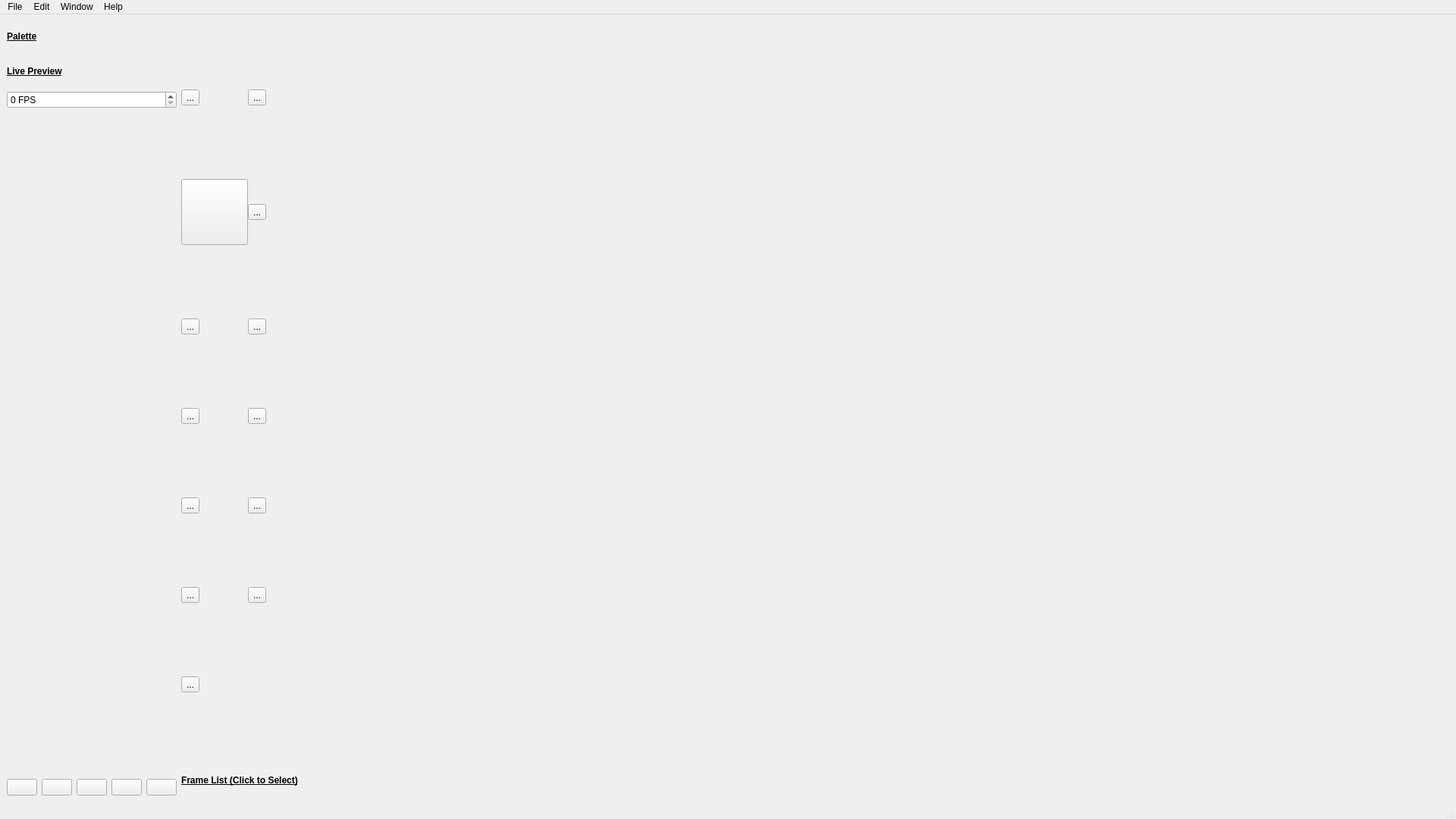
<?xml version="1.0" encoding="UTF-8"?>
<ui version="4.0">
 <class>MainWindow</class>
 <widget class="QMainWindow" name="MainWindow">
  <property name="geometry">
   <rect>
    <x>0</x>
    <y>0</y>
    <width>1920</width>
    <height>1080</height>
   </rect>
  </property>
  <property name="sizePolicy">
   <sizepolicy hsizetype="Fixed" vsizetype="Fixed">
    <horstretch>0</horstretch>
    <verstretch>0</verstretch>
   </sizepolicy>
  </property>
  <property name="minimumSize">
   <size>
    <width>1920</width>
    <height>1080</height>
   </size>
  </property>
  <property name="maximumSize">
   <size>
    <width>16777215</width>
    <height>16777215</height>
   </size>
  </property>
  <property name="windowTitle">
   <string>Sprite Editor</string>
  </property>
  <widget class="QWidget" name="centralwidget">
   <property name="minimumSize">
    <size>
     <width>360</width>
     <height>640</height>
    </size>
   </property>
   <property name="baseSize">
    <size>
     <width>1920</width>
     <height>1080</height>
    </size>
   </property>
   <property name="layoutDirection">
    <enum>Qt::LeftToRight</enum>
   </property>
   <layout class="QGridLayout" name="gridLayout">
    <item row="2" column="1" colspan="2">
     <layout class="QVBoxLayout" name="scrollLayout">
      <item>
       <widget class="QLabel" name="frameListLabel">
        <property name="maximumSize">
         <size>
          <width>16777215</width>
          <height>40</height>
         </size>
        </property>
        <property name="font">
         <font>
          <weight>75</weight>
          <bold>true</bold>
          <underline>true</underline>
         </font>
        </property>
        <property name="text">
         <string>Frame List (Click to Select)</string>
        </property>
       </widget>
      </item>
     </layout>
    </item>
    <item row="0" column="1" rowspan="2">
     <layout class="QGridLayout" name="toolButtonsLayout" rowstretch="0,0,0,0,0,0,0,0,0,0,0,0,0" columnstretch="0,0">
      <property name="sizeConstraint">
       <enum>QLayout::SetMinimumSize</enum>
      </property>
      <property name="rightMargin">
       <number>0</number>
      </property>
      <property name="horizontalSpacing">
       <number>0</number>
      </property>
      <property name="verticalSpacing">
       <number>7</number>
      </property>
      <item row="3" column="1">
       <widget class="QToolButton" name="yMirrorButton">
        <property name="sizePolicy">
         <sizepolicy hsizetype="Fixed" vsizetype="Fixed">
          <horstretch>0</horstretch>
          <verstretch>0</verstretch>
         </sizepolicy>
        </property>
        <property name="minimumSize">
         <size>
          <width>20</width>
          <height>20</height>
         </size>
        </property>
        <property name="toolTip">
         <string>Mirror Over Y-Axis:   'Y'</string>
        </property>
        <property name="text">
         <string>...</string>
        </property>
        <property name="icon">
         <iconset resource="Resources.qrc">
          <normaloff>:/Icons/button_icons/MirrorY.png</normaloff>:/Icons/button_icons/MirrorY.png</iconset>
        </property>
        <property name="iconSize">
         <size>
          <width>80</width>
          <height>80</height>
         </size>
        </property>
       </widget>
      </item>
      <item row="0" column="1">
       <widget class="QToolButton" name="eraserButton">
        <property name="sizePolicy">
         <sizepolicy hsizetype="Fixed" vsizetype="Fixed">
          <horstretch>0</horstretch>
          <verstretch>0</verstretch>
         </sizepolicy>
        </property>
        <property name="minimumSize">
         <size>
          <width>20</width>
          <height>20</height>
         </size>
        </property>
        <property name="toolTip">
         <string>Eraser Tool:   'E'</string>
        </property>
        <property name="text">
         <string>...</string>
        </property>
        <property name="icon">
         <iconset resource="Resources.qrc">
          <normaloff>:/Icons/button_icons/Eraser.png</normaloff>:/Icons/button_icons/Eraser.png</iconset>
        </property>
        <property name="iconSize">
         <size>
          <width>80</width>
          <height>80</height>
         </size>
        </property>
       </widget>
      </item>
      <item row="1" column="1">
       <widget class="QToolButton" name="increaseBrushButton">
        <property name="sizePolicy">
         <sizepolicy hsizetype="Fixed" vsizetype="Fixed">
          <horstretch>0</horstretch>
          <verstretch>0</verstretch>
         </sizepolicy>
        </property>
        <property name="minimumSize">
         <size>
          <width>20</width>
          <height>20</height>
         </size>
        </property>
        <property name="toolTip">
         <string>Increase Brush Size:   '+'</string>
        </property>
        <property name="text">
         <string>...</string>
        </property>
        <property name="icon">
         <iconset resource="Resources.qrc">
          <normaloff>:/Icons/button_icons/BrushSizeUp.png</normaloff>:/Icons/button_icons/BrushSizeUp.png</iconset>
        </property>
        <property name="iconSize">
         <size>
          <width>80</width>
          <height>80</height>
         </size>
        </property>
       </widget>
      </item>
      <item row="4" column="1">
       <widget class="QToolButton" name="rightRotateButton">
        <property name="sizePolicy">
         <sizepolicy hsizetype="Fixed" vsizetype="Fixed">
          <horstretch>0</horstretch>
          <verstretch>0</verstretch>
         </sizepolicy>
        </property>
        <property name="minimumSize">
         <size>
          <width>20</width>
          <height>20</height>
         </size>
        </property>
        <property name="toolTip">
         <string>Rotate Right:   ']'</string>
        </property>
        <property name="text">
         <string>...</string>
        </property>
        <property name="icon">
         <iconset resource="Resources.qrc">
          <normaloff>:/Icons/button_icons/Right.png</normaloff>:/Icons/button_icons/Right.png</iconset>
        </property>
        <property name="iconSize">
         <size>
          <width>80</width>
          <height>80</height>
         </size>
        </property>
       </widget>
      </item>
      <item row="12" column="0">
       <widget class="QToolButton" name="undoButton">
        <property name="sizePolicy">
         <sizepolicy hsizetype="Fixed" vsizetype="Fixed">
          <horstretch>0</horstretch>
          <verstretch>0</verstretch>
         </sizepolicy>
        </property>
        <property name="minimumSize">
         <size>
          <width>20</width>
          <height>20</height>
         </size>
        </property>
        <property name="toolTip">
         <string>Undo:   'ctrl + Z'</string>
        </property>
        <property name="text">
         <string>...</string>
        </property>
        <property name="icon">
         <iconset resource="Resources.qrc">
          <normaloff>:/Icons/button_icons/Undo.png</normaloff>:/Icons/button_icons/Undo.png</iconset>
        </property>
        <property name="iconSize">
         <size>
          <width>80</width>
          <height>80</height>
         </size>
        </property>
       </widget>
      </item>
      <item row="1" column="0">
       <widget class="QToolButton" name="decreaseBrushButton">
        <property name="sizePolicy">
         <sizepolicy hsizetype="Fixed" vsizetype="Fixed">
          <horstretch>0</horstretch>
          <verstretch>0</verstretch>
         </sizepolicy>
        </property>
        <property name="minimumSize">
         <size>
          <width>20</width>
          <height>20</height>
         </size>
        </property>
        <property name="toolTip">
         <string>Decrease se Brush Size:   '-'</string>
        </property>
        <property name="text">
         <string/>
        </property>
        <property name="icon">
         <iconset resource="Resources.qrc">
          <normaloff>:/Icons/button_icons/BrushSizeDown.png</normaloff>:/Icons/button_icons/BrushSizeDown.png</iconset>
        </property>
        <property name="iconSize">
         <size>
          <width>80</width>
          <height>80</height>
         </size>
        </property>
       </widget>
      </item>
      <item row="2" column="0">
       <widget class="QToolButton" name="fillButton">
        <property name="sizePolicy">
         <sizepolicy hsizetype="Fixed" vsizetype="Fixed">
          <horstretch>0</horstretch>
          <verstretch>0</verstretch>
         </sizepolicy>
        </property>
        <property name="minimumSize">
         <size>
          <width>20</width>
          <height>20</height>
         </size>
        </property>
        <property name="toolTip">
         <string>Fill Tool:   'F'
Global Fill   'Shift + L-Click'</string>
        </property>
        <property name="text">
         <string>...</string>
        </property>
        <property name="icon">
         <iconset resource="Resources.qrc">
          <normaloff>:/Icons/button_icons/Fill.png</normaloff>:/Icons/button_icons/Fill.png</iconset>
        </property>
        <property name="iconSize">
         <size>
          <width>80</width>
          <height>80</height>
         </size>
        </property>
       </widget>
      </item>
      <item row="2" column="1">
       <widget class="QToolButton" name="lineButton">
        <property name="sizePolicy">
         <sizepolicy hsizetype="Fixed" vsizetype="Fixed">
          <horstretch>0</horstretch>
          <verstretch>0</verstretch>
         </sizepolicy>
        </property>
        <property name="minimumSize">
         <size>
          <width>20</width>
          <height>20</height>
         </size>
        </property>
        <property name="toolTip">
         <string>Straight Line Tool:   'L'</string>
        </property>
        <property name="text">
         <string>...</string>
        </property>
        <property name="icon">
         <iconset resource="Resources.qrc">
          <normaloff>:/Icons/button_icons/StraightLine.png</normaloff>:/Icons/button_icons/StraightLine.png</iconset>
        </property>
        <property name="iconSize">
         <size>
          <width>80</width>
          <height>80</height>
         </size>
        </property>
       </widget>
      </item>
      <item row="3" column="0">
       <widget class="QToolButton" name="xMirrorButton">
        <property name="sizePolicy">
         <sizepolicy hsizetype="Fixed" vsizetype="Fixed">
          <horstretch>0</horstretch>
          <verstretch>0</verstretch>
         </sizepolicy>
        </property>
        <property name="minimumSize">
         <size>
          <width>20</width>
          <height>20</height>
         </size>
        </property>
        <property name="toolTip">
         <string>Mirror Over X-Axis:   'X'</string>
        </property>
        <property name="text">
         <string>...</string>
        </property>
        <property name="icon">
         <iconset resource="Resources.qrc">
          <normaloff>:/Icons/button_icons/MirrorX.png</normaloff>:/Icons/button_icons/MirrorX.png</iconset>
        </property>
        <property name="iconSize">
         <size>
          <width>80</width>
          <height>80</height>
         </size>
        </property>
       </widget>
      </item>
      <item row="5" column="1">
       <widget class="QToolButton" name="verticalFlipButton">
        <property name="sizePolicy">
         <sizepolicy hsizetype="Fixed" vsizetype="Fixed">
          <horstretch>0</horstretch>
          <verstretch>0</verstretch>
         </sizepolicy>
        </property>
        <property name="minimumSize">
         <size>
          <width>20</width>
          <height>20</height>
         </size>
        </property>
        <property name="toolTip">
         <string>Flip Vertically:   'V'</string>
        </property>
        <property name="text">
         <string>...</string>
        </property>
        <property name="icon">
         <iconset resource="Resources.qrc">
          <normaloff>:/Icons/button_icons/FipY.png</normaloff>:/Icons/button_icons/FipY.png</iconset>
        </property>
        <property name="iconSize">
         <size>
          <width>80</width>
          <height>80</height>
         </size>
        </property>
       </widget>
      </item>
      <item row="0" column="0">
       <widget class="QToolButton" name="pencilButton">
        <property name="sizePolicy">
         <sizepolicy hsizetype="Fixed" vsizetype="Fixed">
          <horstretch>0</horstretch>
          <verstretch>0</verstretch>
         </sizepolicy>
        </property>
        <property name="minimumSize">
         <size>
          <width>20</width>
          <height>20</height>
         </size>
        </property>
        <property name="toolTip">
         <string>Pencil Tool:   'P'</string>
        </property>
        <property name="text">
         <string>...</string>
        </property>
        <property name="icon">
         <iconset resource="Resources.qrc">
          <normaloff>:/Icons/button_icons/Pencil.png</normaloff>:/Icons/button_icons/Pencil.png</iconset>
        </property>
        <property name="iconSize">
         <size>
          <width>80</width>
          <height>80</height>
         </size>
        </property>
       </widget>
      </item>
      <item row="4" column="0">
       <widget class="QToolButton" name="leftRotateButton">
        <property name="sizePolicy">
         <sizepolicy hsizetype="Fixed" vsizetype="Fixed">
          <horstretch>0</horstretch>
          <verstretch>0</verstretch>
         </sizepolicy>
        </property>
        <property name="minimumSize">
         <size>
          <width>20</width>
          <height>20</height>
         </size>
        </property>
        <property name="toolTip">
         <string>Rotate Left:   '['</string>
        </property>
        <property name="text">
         <string>...</string>
        </property>
        <property name="icon">
         <iconset resource="Resources.qrc">
          <normaloff>:/Icons/button_icons/Left.png</normaloff>:/Icons/button_icons/Left.png</iconset>
        </property>
        <property name="iconSize">
         <size>
          <width>80</width>
          <height>80</height>
         </size>
        </property>
       </widget>
      </item>
      <item row="5" column="0">
       <widget class="QToolButton" name="horizontalFlipButton">
        <property name="sizePolicy">
         <sizepolicy hsizetype="Fixed" vsizetype="Fixed">
          <horstretch>0</horstretch>
          <verstretch>0</verstretch>
         </sizepolicy>
        </property>
        <property name="minimumSize">
         <size>
          <width>20</width>
          <height>20</height>
         </size>
        </property>
        <property name="toolTip">
         <string>Flip Horizontally:   'H'</string>
        </property>
        <property name="text">
         <string>...</string>
        </property>
        <property name="icon">
         <iconset resource="Resources.qrc">
          <normaloff>:/Icons/button_icons/FipX.png</normaloff>:/Icons/button_icons/FipX.png</iconset>
        </property>
        <property name="iconSize">
         <size>
          <width>80</width>
          <height>80</height>
         </size>
        </property>
       </widget>
      </item>
     </layout>
    </item>
    <item row="1" column="0" rowspan="2">
     <layout class="QVBoxLayout" name="animationLayout">
      <property name="sizeConstraint">
       <enum>QLayout::SetDefaultConstraint</enum>
      </property>
      <item>
       <widget class="QLabel" name="previewLabel">
        <property name="maximumSize">
         <size>
          <width>16777209</width>
          <height>40</height>
         </size>
        </property>
        <property name="baseSize">
         <size>
          <width>659</width>
          <height>50</height>
         </size>
        </property>
        <property name="font">
         <font>
          <weight>75</weight>
          <bold>true</bold>
          <underline>true</underline>
         </font>
        </property>
        <property name="text">
         <string>Live Preview</string>
        </property>
       </widget>
      </item>
      <item>
       <widget class="QSpinBox" name="fpsSpinBox">
        <property name="readOnly">
         <bool>false</bool>
        </property>
        <property name="keyboardTracking">
         <bool>false</bool>
        </property>
        <property name="suffix">
         <string> FPS</string>
        </property>
        <property name="minimum">
         <number>0</number>
        </property>
        <property name="maximum">
         <number>60</number>
        </property>
       </widget>
      </item>
      <item>
       <widget class="QLabel" name="animationPreviewLabel">
        <property name="text">
         <string/>
        </property>
       </widget>
      </item>
      <item>
       <layout class="QGridLayout" name="frameButtonLayout">
        <item row="0" column="3">
         <widget class="QPushButton" name="swapLeftButton">
          <property name="enabled">
           <bool>true</bool>
          </property>
          <property name="sizePolicy">
           <sizepolicy hsizetype="Fixed" vsizetype="Fixed">
            <horstretch>0</horstretch>
            <verstretch>0</verstretch>
           </sizepolicy>
          </property>
          <property name="toolTip">
           <string>Shift Frame Left</string>
          </property>
          <property name="text">
           <string/>
          </property>
          <property name="icon">
           <iconset resource="Resources.qrc">
            <normaloff>:/Icons/button_icons/SwapFrameLeft.png</normaloff>:/Icons/button_icons/SwapFrameLeft.png</iconset>
          </property>
          <property name="iconSize">
           <size>
            <width>80</width>
            <height>80</height>
           </size>
          </property>
         </widget>
        </item>
        <item row="0" column="2">
         <widget class="QPushButton" name="copyButton">
          <property name="sizePolicy">
           <sizepolicy hsizetype="Fixed" vsizetype="Fixed">
            <horstretch>0</horstretch>
            <verstretch>0</verstretch>
           </sizepolicy>
          </property>
          <property name="toolTip">
           <string>Copy Frame</string>
          </property>
          <property name="text">
           <string/>
          </property>
          <property name="icon">
           <iconset resource="Resources.qrc">
            <normaloff>:/Icons/button_icons/CopyFrame.png</normaloff>:/Icons/button_icons/CopyFrame.png</iconset>
          </property>
          <property name="iconSize">
           <size>
            <width>80</width>
            <height>80</height>
           </size>
          </property>
         </widget>
        </item>
        <item row="0" column="1">
         <widget class="QPushButton" name="deleteButton">
          <property name="enabled">
           <bool>true</bool>
          </property>
          <property name="sizePolicy">
           <sizepolicy hsizetype="Fixed" vsizetype="Fixed">
            <horstretch>0</horstretch>
            <verstretch>0</verstretch>
           </sizepolicy>
          </property>
          <property name="toolTip">
           <string>Delete Frame</string>
          </property>
          <property name="text">
           <string/>
          </property>
          <property name="icon">
           <iconset resource="Resources.qrc">
            <normaloff>:/Icons/button_icons/DeleteFrame.png</normaloff>:/Icons/button_icons/DeleteFrame.png</iconset>
          </property>
          <property name="iconSize">
           <size>
            <width>80</width>
            <height>80</height>
           </size>
          </property>
         </widget>
        </item>
        <item row="0" column="4">
         <widget class="QPushButton" name="swapRightButton">
          <property name="enabled">
           <bool>true</bool>
          </property>
          <property name="sizePolicy">
           <sizepolicy hsizetype="Fixed" vsizetype="Fixed">
            <horstretch>0</horstretch>
            <verstretch>0</verstretch>
           </sizepolicy>
          </property>
          <property name="toolTip">
           <string>Shift Frame Right</string>
          </property>
          <property name="text">
           <string/>
          </property>
          <property name="icon">
           <iconset resource="Resources.qrc">
            <normaloff>:/Icons/button_icons/SwapFrameRight.png</normaloff>:/Icons/button_icons/SwapFrameRight.png</iconset>
          </property>
          <property name="iconSize">
           <size>
            <width>80</width>
            <height>80</height>
           </size>
          </property>
         </widget>
        </item>
        <item row="0" column="0">
         <widget class="QPushButton" name="newFrameButton">
          <property name="sizePolicy">
           <sizepolicy hsizetype="Fixed" vsizetype="Fixed">
            <horstretch>0</horstretch>
            <verstretch>0</verstretch>
           </sizepolicy>
          </property>
          <property name="toolTip">
           <string>New Frame</string>
          </property>
          <property name="text">
           <string/>
          </property>
          <property name="icon">
           <iconset resource="Resources.qrc">
            <normaloff>:/Icons/button_icons/NewFrame.png</normaloff>:/Icons/button_icons/NewFrame.png</iconset>
          </property>
          <property name="iconSize">
           <size>
            <width>80</width>
            <height>80</height>
           </size>
          </property>
         </widget>
        </item>
       </layout>
      </item>
     </layout>
    </item>
    <item row="0" column="2" rowspan="2">
     <layout class="QGridLayout" name="workspaceLayout">
      <item row="0" column="0">
       <widget class="QLabel" name="workspaceLabel">
        <property name="autoFillBackground">
         <bool>false</bool>
        </property>
        <property name="text">
         <string/>
        </property>
       </widget>
      </item>
     </layout>
    </item>
    <item row="0" column="0">
     <layout class="QVBoxLayout" name="colorLayout">
      <item>
       <widget class="QLabel" name="paletteLabel">
        <property name="maximumSize">
         <size>
          <width>669</width>
          <height>40</height>
         </size>
        </property>
        <property name="font">
         <font>
          <weight>75</weight>
          <bold>true</bold>
          <underline>true</underline>
         </font>
        </property>
        <property name="text">
         <string>Palette</string>
        </property>
       </widget>
      </item>
     </layout>
    </item>
   </layout>
  </widget>
  <widget class="QMenuBar" name="menubar">
   <property name="geometry">
    <rect>
     <x>0</x>
     <y>0</y>
     <width>1920</width>
     <height>21</height>
    </rect>
   </property>
   <widget class="QMenu" name="menuFile">
    <property name="title">
     <string>File</string>
    </property>
    <addaction name="newAction"/>
    <addaction name="openAction"/>
    <addaction name="saveAction"/>
    <addaction name="exportAction"/>
   </widget>
   <widget class="QMenu" name="menuEdit">
    <property name="title">
     <string>Edit</string>
    </property>
    <addaction name="undoAction"/>
    <addaction name="clearAction"/>
   </widget>
   <widget class="QMenu" name="menuHelp">
    <property name="title">
     <string>Help</string>
    </property>
    <addaction name="shortcutsAction"/>
   </widget>
   <widget class="QMenu" name="menuWindow">
    <property name="title">
     <string>Window</string>
    </property>
    <addaction name="toggleDarkModeAction"/>
   </widget>
   <addaction name="menuFile"/>
   <addaction name="menuEdit"/>
   <addaction name="menuWindow"/>
   <addaction name="menuHelp"/>
  </widget>
  <widget class="QStatusBar" name="statusbar"/>
  <action name="saveAction">
   <property name="text">
    <string>Save</string>
   </property>
   <property name="shortcut">
    <string>Ctrl+S</string>
   </property>
  </action>
  <action name="openAction">
   <property name="text">
    <string>Open</string>
   </property>
   <property name="shortcut">
    <string>Ctrl+O</string>
   </property>
  </action>
  <action name="exportAction">
   <property name="text">
    <string>Export</string>
   </property>
   <property name="shortcut">
    <string>Ctrl+E</string>
   </property>
  </action>
  <action name="newAction">
   <property name="text">
    <string>New</string>
   </property>
   <property name="shortcut">
    <string>Ctrl+N</string>
   </property>
  </action>
  <action name="undoAction">
   <property name="text">
    <string>Undo</string>
   </property>
   <property name="shortcut">
    <string>Ctrl+Z</string>
   </property>
  </action>
  <action name="clearAction">
   <property name="text">
    <string>Clear History</string>
   </property>
  </action>
  <action name="shortcutsAction">
   <property name="text">
    <string>Shortcuts</string>
   </property>
   <property name="shortcut">
    <string>Ctrl+H</string>
   </property>
  </action>
  <action name="toggleDarkModeAction">
   <property name="text">
    <string>toggle dark mode!</string>
   </property>
   <property name="shortcut">
    <string>Ctrl+D</string>
   </property>
  </action>
 </widget>
 <resources>
  <include location="Resources.qrc"/>
 </resources>
 <connections/>
</ui>
